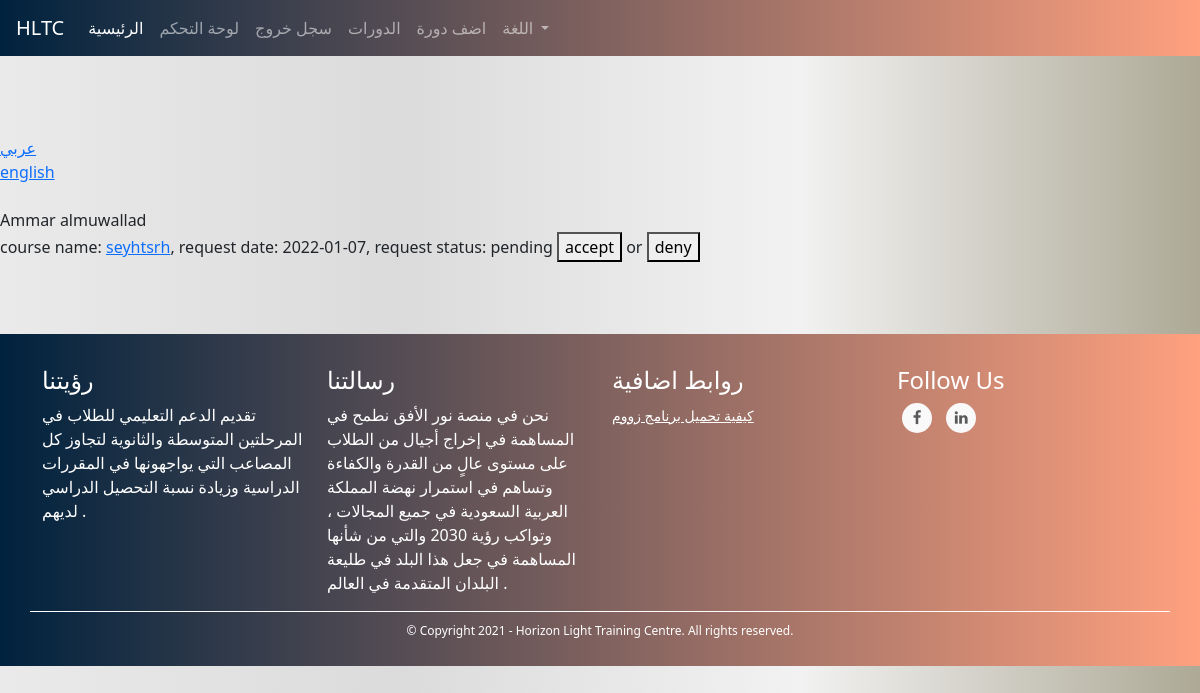
Page /admins/leave-requests (signed in) on the earlier database version.
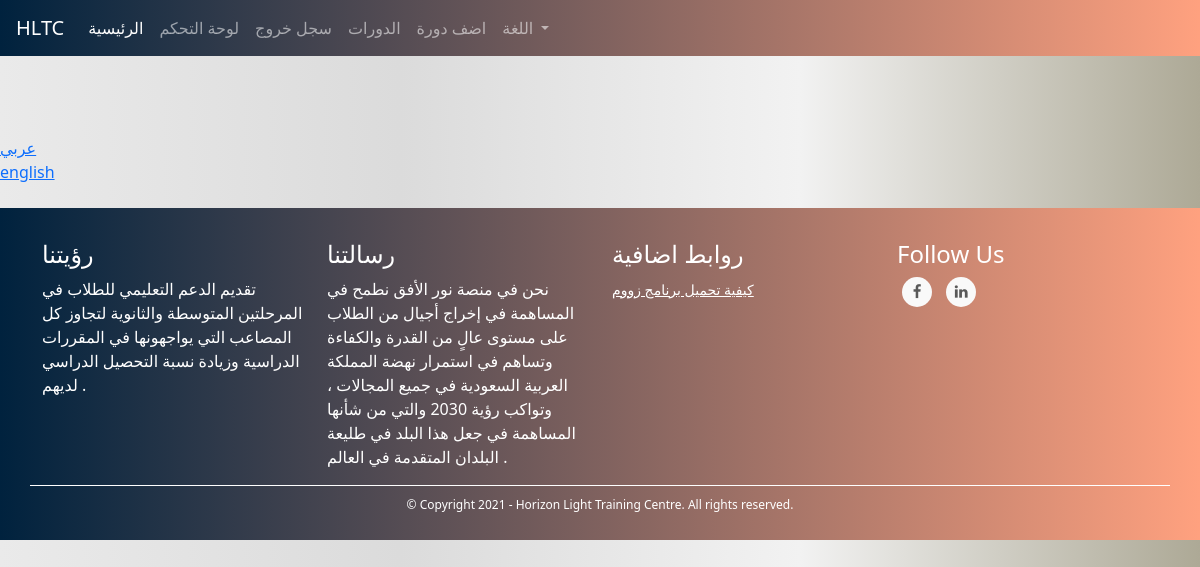
Same page on the later database version.
### TUTOR/models.py (models this page shows, shortened)
class StudentDataModel(db.Model):
    id = db.Column(db.Integer, primary_key=True)
    date_of_birth = db.Column(db.DateTime, nullable=False)
    user_id = db.Column(db.Integer, db.ForeignKey('user_model.id'))
    courses = db.relationship('CourseModel', secondary=courses, lazy='subquery',
        backref=db.backref('students', lazy=True))

class UserModel(db.Model, UserMixin):
    id = db.Column(db.Integer, primary_key=True)
    first_name = db.Column(db.String(128), nullable=False)
    last_name = db.Column(db.String(128), nullable=False)
    username = db.Column(db.String(20), unique=True, nullable=False)
    email = db.Column(db.String(256), unique=True, nullable=False)
    password = db.Column(db.String(255), nullable=False)
    user_type = db.Column(db.String(30), nullable=False)
    _gender = db.Column(db.Boolean, nullable=False, default=True)
    email_confirmation_code = db.Column(db.String(5), nullable=True)
    is_confirmed = db.Column(db.Boolean, nullable=False, default=False)
    creation_date = db.Column(db.DateTime, nullable=False, default=datetime.utcnow)
    admin_data_model = db.relationship('AdminDataModel', backref='user', uselist=False)
    tutor_data_model = db.relationship('TutorDataModel', backref='user', uselist=False)
    student_data_model = db.relationship('StudentDataModel', backref='user', uselist=False)
    @property
    def full_name(self):
        return self.first_name + " " + self.last_name

class CourseModel(db.Model):
    id = db.Column(db.Integer, primary_key=True)
    name = db.Column(db.String(130), nullable=False)
    description = db.Column(db.String(1000), nullable=False)
    subject = db.Column(db.String(), nullable=False)
    price = db.Column(db.Integer, nullable=False)
    min_students = db.Column(db.Integer, nullable=False)
    max_students = db.Column(db.Integer, nullable=False)
    currency = db.Column(db.String(3), nullable=False)
    began = db.Column(db.Boolean, nullable=False, default=False)
    ended = db.Column(db.Boolean, nullable=False, default=False)
    course_type = db.Column(db.Integer, nullable=False) # 1 for start when min number # 2 for start with min and date
    _period = db.Column(db.Integer, nullable=True) # days
    _start_date = db.Column(db.DateTime, nullable=True)
    _end_date = db.Column(db.DateTime, nullable=True)
    links = db.Column(db.String(), nullable=False) # {"zoom_for_tutor": "link", "zoom_for_students": "link", ...}
    weekly_time_table_json  = db.Column(db.String(1000), nullable=False) # {"saturday": {"from": ..., "to": ...}, ...}
    _state = db.Column(db.String(), nullable=False, default=json.dumps({"state_code": 1, "state_string": "لم تبدأ بعد", "allowed_actions": ["join", "view", "start", "cancel"]})) # {"state_code": 2, "state_string": "قائم", "allowed_actions": ["view", "end"]} {"state_code": 3, "state_string": "انتهى", "allowed_actions": ["delete"]} {"state_code": 4, "state_string": "ملغي", "allowed_actions": ["delete"]}
    number_of_students_paid = db.Column(db.Integer, nullable=False, default=0)
    have_sent_first_payment_emails = db.Column(db.Boolean, nullable=False, default=False)
    created_by_admin = db.Column(db.Boolean, nullable=False)
    creation_date = db.Column(db.DateTime, nullable=False, default=datetime.utcnow)
    payment_model = db.relationship('PaymentModel', backref='course', uselist=False)
    tutor_data_model_id = db.Column(db.Integer, db.ForeignKey('tutor_data_model.id'),
        nullable=False)
    def link(self, name):
        return json.loads(self.links)[name]
    def start(self):
        self.began = True
        self._state = json.dumps({"state_code": 2, "state_string": "قائم", "allowed_actions": ["view", "end", "cancel"]})
        if self.course_type == 1:
            now = datetime.date(datetime.utcnow())
            self._start_date = now
            self._end_date = now + timedelta(days=self.period)
        db.session.commit()
        for sdm in self.students: # the paymetn is when a student joins not when the course begins bcz the course wont begin if students didn't pay
            send_student_course_start_email(sdm.user, self)
        send_tutor_course_start_email(self.tutor.user, self)
        return True
    def end(self):
        self.ended = True
        self._state = json.dumps({"state_code": 3, "state_string": "انتهى", "allowed_actions": ["delete"]})
        db.session.commit()
        for sdm in self.students:
            send_student_course_ended_email(sdm.user, self)
        send_tutor_course_ended_email(self.tutor.user, self)
        return True
    def cancel(self):
        self._state = json.dumps({"state_code": 4, "state_string": "ملغي", "allowed_actions": ["delete"]})
        db.session.commit()
        self.payment_model.refund_all()
        for sdm in self.students:
            send_student_course_canceled_email(sdm.user, self)
        send_tutor_course_canceled_email(self.tutor.user, self)

### TUTOR/ADMINISTRATION/routes.py (the view)
@admins_blueprint.route("/admins/leave-requests", methods=["GET"])
@login_required(ADMIN_TYPES)
def requests_list(): # admin only
    storage = AdminstrationStorageModel.instance()
    new_leave_requests = {}
    if storage.has_leave_requests():
        leave_requests = storage.leave_requests
        for student_id in leave_requests: #'{"student_id": [{"course_id": ..., "date": ..., "status": "pending"/"accepted"/"denied"}, {}], ....}'
            new_leave_requests[StudentDataModel.query.get(int(student_id))] = leave_requests[student_id] # change key to student pointer
            for student in new_leave_requests:
                for i, request in enumerate(new_leave_requests[student]):
                    new_leave_requests[student][i] = {"course": CourseModel.query.get(new_leave_requests[student][i].get("course_id")), "date": new_leave_requests[student][i].get("date"), "status": new_leave_requests[student][i].get("status")}
    return render_template("admins/leave_requests.html", requests=new_leave_requests)

### TUTOR/ADMINISTRATION/routes.py (called while the page is built)
@admins_blueprint.context_processor
def utility_processor():
    return dict(get_language_text=LngObj.get_language_text, get_current_page_language_list=LngObj.get_current_page_language_list, languages=LANGUAGES, admin_types=ADMIN_TYPES, settings=SiteSettingsModel.instance())

### TUTOR/models.py (called while the page is built)
@login_manager.user_loader
def load_user(user_id):
    return UserModel.query.get(int(user_id))

    @classmethod
    def instance(cls):
        return cls.query.get(1)

    @property
    def leave_requests(self):
        return json.loads(self._leave_requests)

    def has_leave_requests(self):
        return True if len(self.leave_requests) > 0 else False

    @classmethod
    def instance(cls):
        return cls.query.get(1)

### TUTOR/utils/languages.py (called while the page is built)
    @staticmethod
    def translate(page_name, language=DEFAULT_LANGUAGE): # returns specific language page
        return LngObj.read_language_file(page_name, language)

    @staticmethod
    def get_current_page_language_list(): # returns current page language list
        current_page, _args_dict = reverse_url_for(request.path)
        page_language_list = LngObj.get_validated_page_language_list(current_page, request.cookies.get("language"))
        return page_language_list

### TUTOR/templates/admins/leave_requests.html (shortened to what this page needs)
{% extends "template.html" %}
{% block content %}
    <br><br><br>
       {% include "snippets/language_select.html" %}
    <br>
    {% for student in requests %}
        {{ student.user.full_name }}
        <br>
        {% for request in requests.get(student) %}
        course name: <a href="{{ url_for('courses_blueprint.course', course_id=request.get('course').id) }}">{{ request.get("course").name }}</a>, request date: {{ request.get("date") }}, request status: {{ request.get("status") }}
        <a href="{{ url_for('admins_blueprint.reply_to_leave_request', reply='accept', student_id=student.id, course_id=request.get('course').id) }}"><button>accept</button></a> or <a href="{{ url_for('admins_blueprint.reply_to_leave_request', reply='deny', student_id=student.id, course_id=request.get('course').id) }}"><button>deny</button></a>
        <br>
        {% endfor %}
        <br><br><br>
    {% endfor %}
{% endblock %}

Differences in the rows shown:
no longer on this page (row edited): StudentDataModel: user.full_name "Ammar almuwallad", get "2022-01-07", get "pending"
removed CourseModel: get "seyhtsrh"
